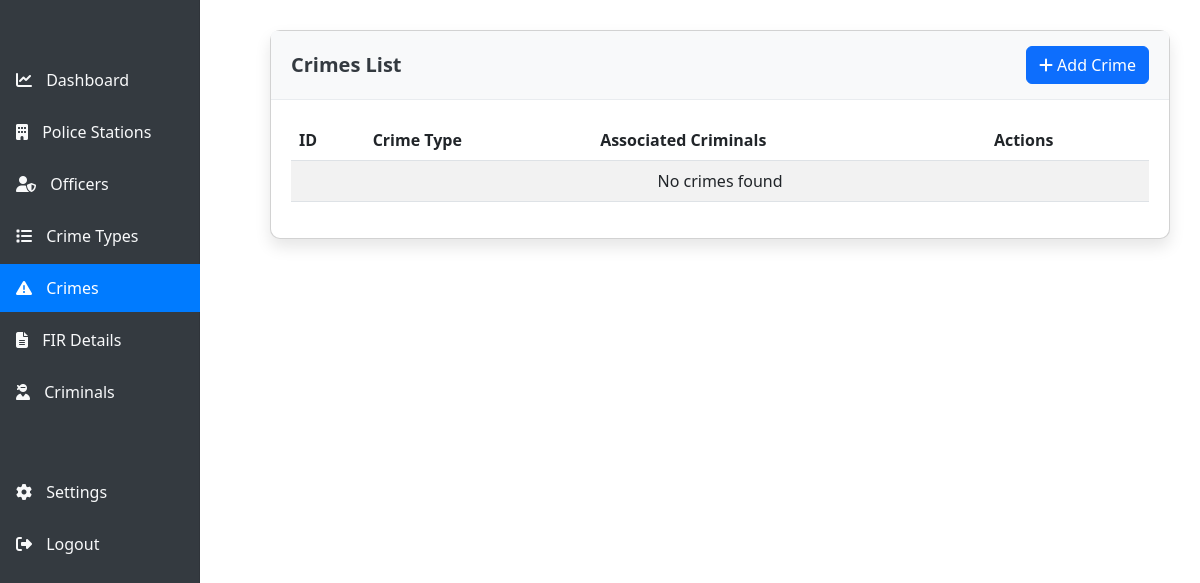
The page /crimes/ (signed in) on the database as committed earlier.
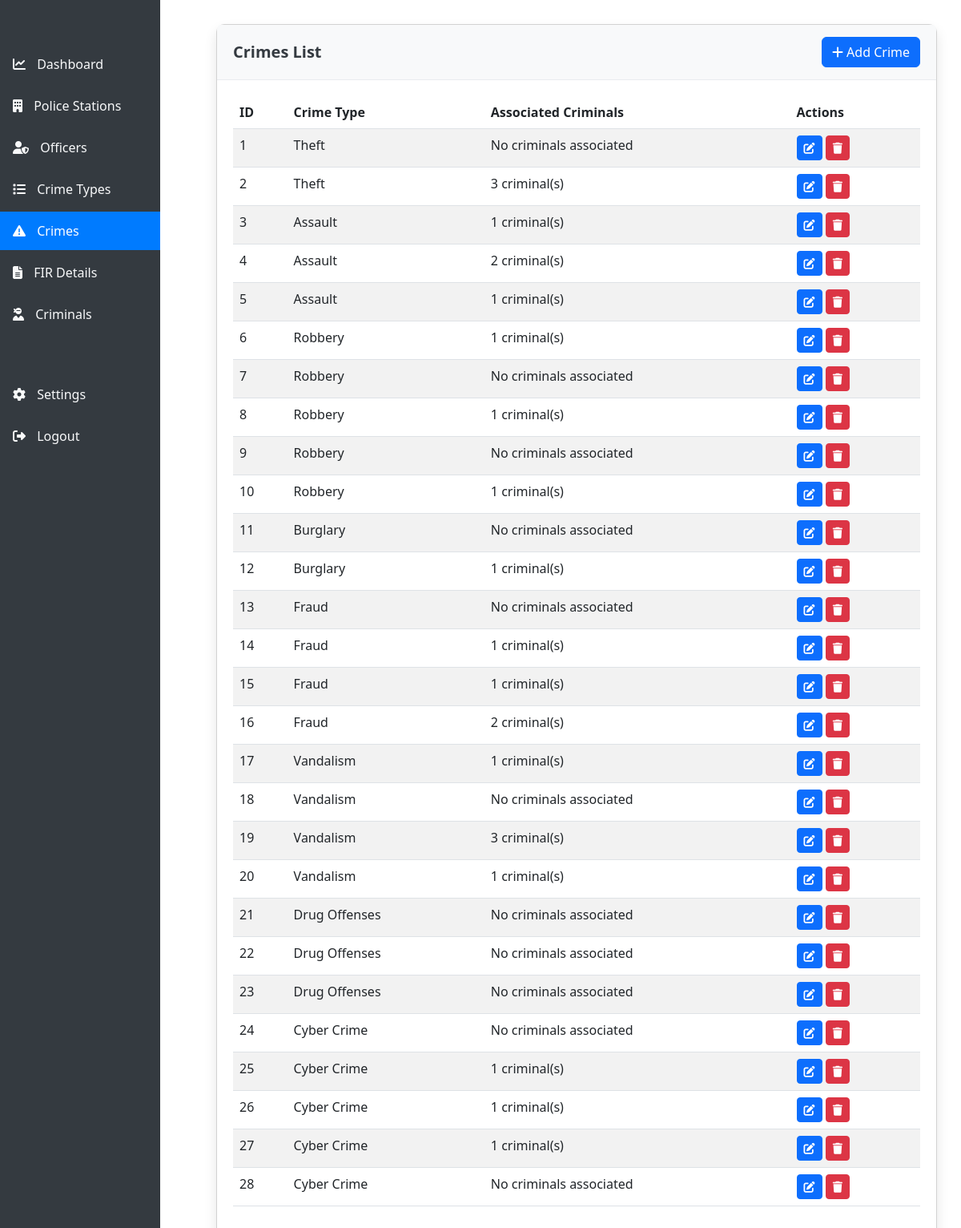
The same page on the database as committed later.
### crime_management/models.py (models this page shows, shortened)
class Crime(models.Model):
    crime_id = models.AutoField(primary_key=True)
    crime_type = models.ForeignKey(CrimeType, on_delete=models.CASCADE)

class CrimeType(models.Model):
    crime_type_id = models.AutoField(primary_key=True)
    crime_type_name = models.CharField(max_length=100)
    description = models.TextField(null=True, blank=True)

### crime_management/views.py (the view)
# urls.py: path('crimes/', views.crimes, name='crimes'),
@login_required
def crimes(request):
    all_crimes = Crime.objects.all()
    return render(request, 'crimes.html', {'crimes': all_crimes})

### crime_management/templates/crimes.html (shortened to what this page needs)
{% extends 'base.html' %}
{% block content %}
<div class="card">
    <div class="card-header d-flex justify-content-between align-items-center">
        <h5>Crimes List</h5>
        <a href="{% url 'add_crime' %}" class="btn btn-primary">
            <i class="fas fa-plus"></i> Add Crime
        </a>
    </div>
    <div class="card-body">
        <div class="table-responsive">
            <table class="table table-striped data-table">
                <thead>
                    <tr>
                        <th>ID</th>
                        <th>Crime Type</th>
                        <th>Associated Criminals</th>
                        <th>Actions</th>
                    </tr>
                </thead>
                <tbody>
                    {% for crime in crimes %}
                    <tr>
                        <td>{{ crime.crime_id }}</td>
                        <td>{{ crime.crime_type.crime_type_name }}</td>
                        <td>
                            {% with criminals=crime.criminalcrime_set.all %}
                                {% if criminals %}
                                    {{ criminals.count }} criminal(s)
                                {% else %}
                                    No criminals associated
                                {% endif %}
                            {% endwith %}
                        </td>
                        <td>
                            <div class="action-buttons">
                                <a href="{% url 'edit_crime' crime.crime_id %}" class="btn btn-sm btn-primary" data-bs-toggle="tooltip" title="Edit">
                                    <i class="fas fa-edit"></i>
                                </a>
                                <a href="{% url 'delete_crime' crime.crime_id %}" class="btn btn-sm btn-danger delete-btn" data-bs-toggle="tooltip" title="Delete">
                                    <i class="fas fa-trash"></i>
                                </a>
                            </div>
                        </td>
                    </tr>
                    {% empty %}
                    <tr>
                        <td colspan="4" class="text-center">No crimes found</td>
                    </tr>
                    {% endfor %}
                </tbody>
            </table>
        </div>
    </div>
</div>
{% endblock %}

Rows that differ between the two databases and show on the page:
added Crime: crime_id "1", crime_type.crime_type_name "Theft", shows "No criminals associated"
added Crime: crime_id "2", crime_type.crime_type_name "Theft", criminalcrime_set.all.count "3"
added Crime: crime_id "3", crime_type.crime_type_name "Assault", criminalcrime_set.all.count "1"
added Crime: crime_id "4", crime_type.crime_type_name "Assault", criminalcrime_set.all.count "2"
added Crime: crime_id "5", crime_type.crime_type_name "Assault", criminalcrime_set.all.count "1"
added Crime: crime_id "6", crime_type.crime_type_name "Robbery", criminalcrime_set.all.count "1"
added Crime: crime_id "7", crime_type.crime_type_name "Robbery", shows "No criminals associated"
added Crime: crime_id "8", crime_type.crime_type_name "Robbery", criminalcrime_set.all.count "1"
added Crime: crime_id "9", crime_type.crime_type_name "Robbery", shows "No criminals associated"
added Crime: crime_id "10", crime_type.crime_type_name "Robbery", criminalcrime_set.all.count "1"
added Crime: crime_id "11", crime_type.crime_type_name "Burglary", shows "No criminals associated"
added Crime: crime_id "12", crime_type.crime_type_name "Burglary", criminalcrime_set.all.count "1"
added Crime: crime_id "13", crime_type.crime_type_name "Fraud", shows "No criminals associated"
added Crime: crime_id "14", crime_type.crime_type_name "Fraud", criminalcrime_set.all.count "1"
added Crime: crime_id "15", crime_type.crime_type_name "Fraud", criminalcrime_set.all.count "1"
added Crime: crime_id "16", crime_type.crime_type_name "Fraud", criminalcrime_set.all.count "2"
added Crime: crime_id "17", crime_type.crime_type_name "Vandalism", criminalcrime_set.all.count "1"
added Crime: crime_id "18", crime_type.crime_type_name "Vandalism", shows "No criminals associated"
added Crime: crime_id "19", crime_type.crime_type_name "Vandalism", criminalcrime_set.all.count "3"
added Crime: crime_id "20", crime_type.crime_type_name "Vandalism", criminalcrime_set.all.count "1"
added Crime: crime_id "21", crime_type.crime_type_name "Drug Offenses", shows "No criminals associated"
added Crime: crime_id "22", crime_type.crime_type_name "Drug Offenses", shows "No criminals associated"
added Crime: crime_id "23", crime_type.crime_type_name "Drug Offenses", shows "No criminals associated"
added Crime: crime_id "24", crime_type.crime_type_name "Cyber Crime", shows "No criminals associated"
added Crime: crime_id "25", crime_type.crime_type_name "Cyber Crime", criminalcrime_set.all.count "1"
added Crime: crime_id "26", crime_type.crime_type_name "Cyber Crime", criminalcrime_set.all.count "1"
added Crime: crime_id "27", crime_type.crime_type_name "Cyber Crime", criminalcrime_set.all.count "1"
added Crime: crime_id "28", crime_type.crime_type_name "Cyber Crime", shows "No criminals associated"
Other text that changed with them:
text no longer shown: "No crimes found"
